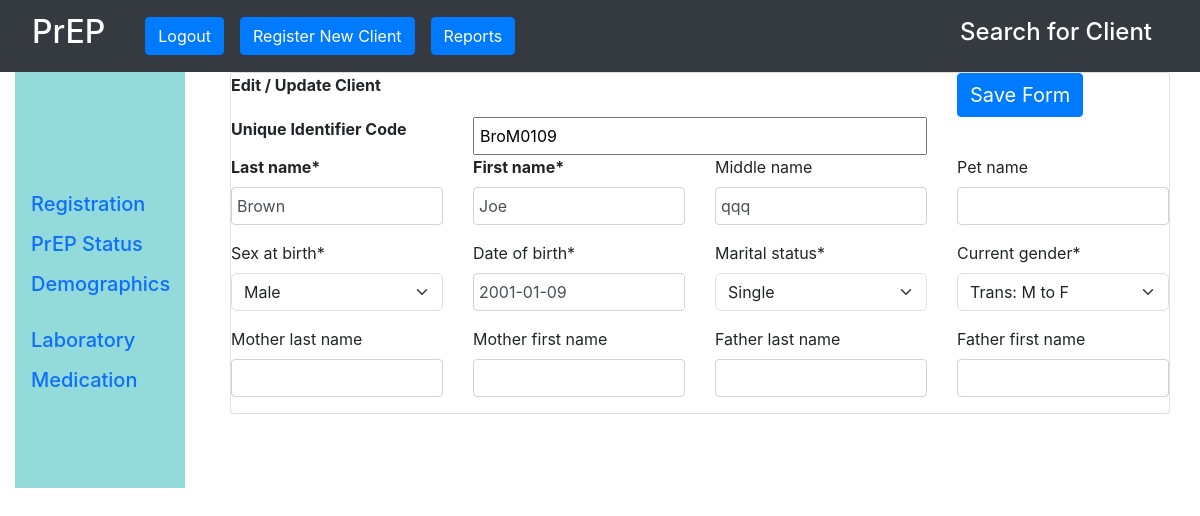
Screenshot of /client/edit/1/ with the database file from the repository.
### prep_app/models.py (models this page shows, shortened)
class Client(TSIS2BaseModel):
    last_name = models.CharField(max_length=255, blank=False, null=False)
    first_name = models.CharField(max_length=255, blank=False, null=False)
    middle_name = models.CharField(max_length=255, blank=True, null=True)
    pet_name = models.CharField(max_length=255, blank=True, null=True)
    sex_at_birth = models.ForeignKey('GenderCode', blank=False, null=False, on_delete=models.PROTECT, default=1)
    current_gender =  models.CharField(max_length=255, choices = CURRENTGENDER, null=True)
    unique_identfier_code = models.CharField(max_length=50, blank=True, null=True)
    date_of_birth = models.DateField(blank=False, null=False, validators=[validate_not_future_date])
    marital_status = models.ForeignKey('MaritalStatusCode', blank=False, null=False, on_delete=models.PROTECT, default=1)
    death_date = models.DateField(blank=True, null=True)
    mother_last_name = models.CharField(max_length=255, blank=True, null=True)
    mother_first_name = models.CharField(max_length=255, blank=True, null=True)
    father_last_name = models.CharField(max_length=255, blank=True, null=True)
    father_first_name = models.CharField(max_length=255, blank=True, null=True)
    nhf_card = models.CharField(verbose_name='NHF Card', max_length=255, blank=True, null=True)
    trn_number = models.CharField(verbose_name='TRN Number', max_length=255, blank=True, null=True)
    cause_of_death = models.CharField(max_length=255, blank=True, null=True)

### prep_app/views.py (the view)
# urls.py: path('edit/<int:client_id>/', edit_client, name='edit_client'),
def edit_client(request, client_id):
    client = get_object_or_404(Client, pk=client_id)
    if request.method == 'POST':
        form = ClientForm(request.POST, instance=client)
        if form.is_valid():
            form.save()
            return redirect('edit_client', client_id=client_id)
    else:
        form = ClientForm(instance=client)
    return render(request, 'edit_client.html', {'form': form, 'client': client, 'client_id': client_id})

### prep_app/forms.py
class ClientForm(forms.ModelForm):
    class Meta:
        model = Client
        fields = '__all__'
        widgets = {
            "date_of_birth": DatePickerInput(),
         }

### prep_app/base_model.py (called while the page is built)
    def get_queryset(self):
        if self.include_deleted:
            return TSIS2BaseQuerySet(self.model)
        return TSIS2BaseQuerySet(self.model).filter(deleted_at=None)

### prep_app/models.py (called while the page is built)
    def __str__(self):
        return "%s" % (self.name)

    def __str__(self):
        return "%s" % (self.name)

### prep_app/templates/edit_client.html (shortened to what this page needs)
{% extends 'base_entry.html' %}
{% load crispy_forms_tags %}
{% load widget_tweaks %}
{% block content %}
<div class="container">
<form method="POST" class="card mt-0 form-floating form-horizontal form-group">
  <div class="row">
    <div class="col-md-3"><b>Edit / Update Client</b>
    </div>
    <div class="col-md-6"> </div>
    <div class="col-md-3">    <button type="submit" class="btn btn-primary" style="font-size: 20px;">Save Form</button> </div>
  </div>
  <div class="row">
    <div class="col-md-3"><b>Unique Identifier Code</b>
    </div>
    <div class="col-md-6">{{ form.unique_identfier_code }} </div>
    <div class="col-md-3">     </div>
  </div>
  <div class="row">
    <div class="col-md-3"> <b>{{ form.last_name|as_crispy_field }}</b></div>
    <div class="col-md-3"> <b>{{ form.first_name|as_crispy_field}}</b></div>
    <div class="col-md-3"> {{ form.middle_name|as_crispy_field}}</div>
    <div class="col-md-3"> {{ form.pet_name|as_crispy_field}}</div>
  </div>
  <div class="row">
    <div class="col-md-3"> {{ form.sex_at_birth|as_crispy_field }}</div>
    <div class="col-md-3"> {{ form.date_of_birth|as_crispy_field }}     </div>
    <div class="col-md-3"> {{ form.marital_status|as_crispy_field}}</div>
    <div class="col-md-3"> {{ form.current_gender|as_crispy_field}} </div>
  </div>
  <div class="row">
    <div class="col-md-3"> {{ form.mother_last_name|as_crispy_field}}</div>
    <div class="col-md-3"> {{ form.mother_first_name|as_crispy_field}}</div>
    <div class="col-md-3"> {{ form.father_last_name|as_crispy_field}}</div>
    <div class="col-md-3"> {{ form.father_first_name|as_crispy_field}}</div>
  </div>
        </div>
{% endblock %}

### prep_app/templates/edit_client.html (style rules this page uses)
input[type=text] { width: 100%; padding: 5px 5px; margin-top: 0px ; box-sizing: border-box; }
label { margin-bottom: 5px; }

### rows the page displays
Client: unique_identfier_code "BroM0109", last_name "Brown", first_name "Joe", middle_name "qqq", sex_at_birth "Male", date_of_birth "2001-01-09", marital_status "Single", current_gender "Trans: M to F"
